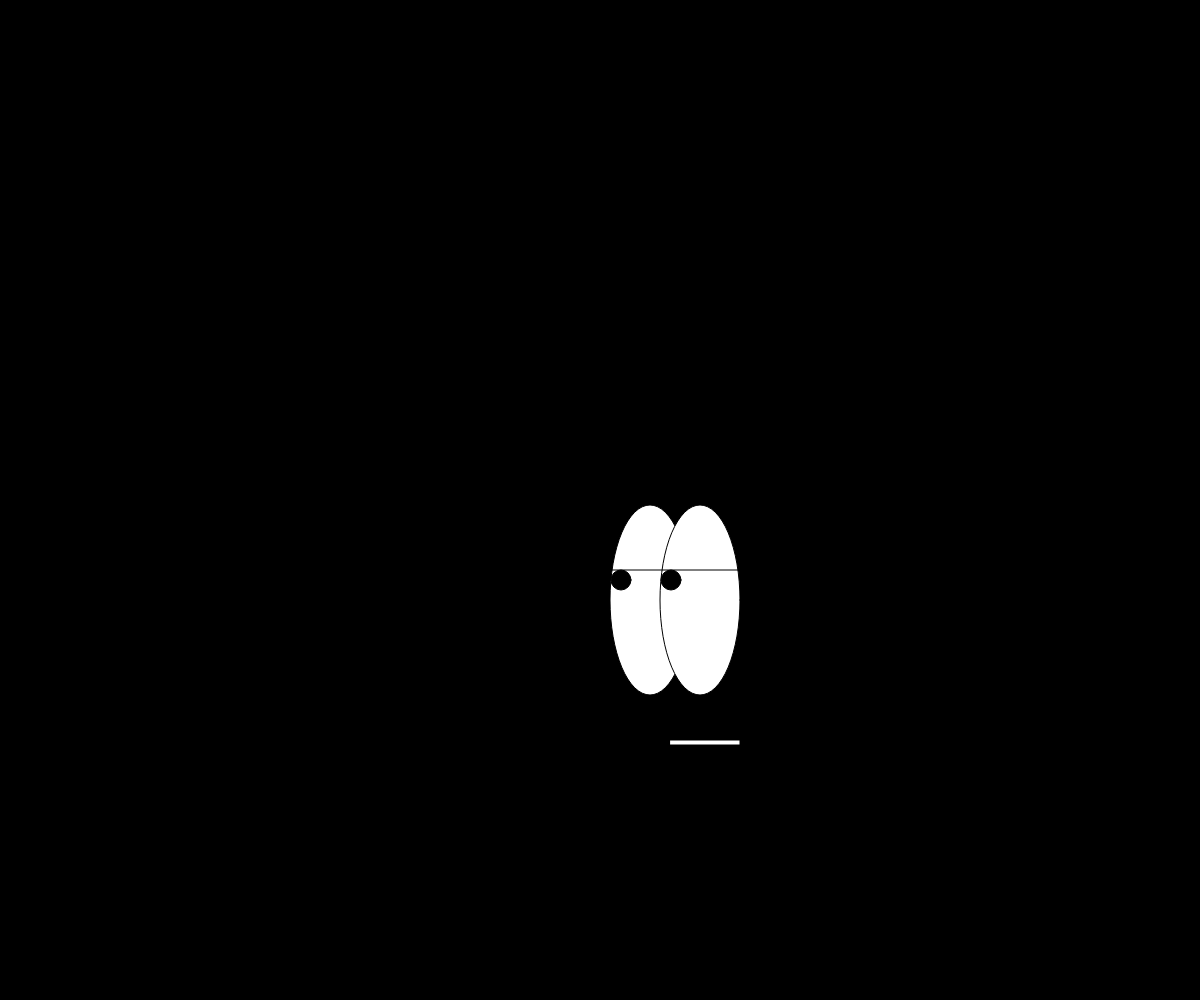
Frame 1 (no input)
Frame 60 (no input): identical to frame 1, image omitted
Frame 120 (the mouse pressed at the canvas centre since frame 60): identical to frame 1, image omitted

The p5.js sketch that drew this single still picture (run headless with seeded random() and noise() and a simulated clock; from frame 60 on, the mouse is pressed at the canvas centre):

// p5.js sketch
// ── sketch.js
function setup(){

    createCanvas(windowWidth, windowHeight);
    background(0);
    translate(width/2,height/2);

    //eyes
    ellipse(50,100,80,190);
    ellipse(100,100,80,190);

    //eyelids
    line(12,70,138,70);

    //eyeballs
    fill(0);
    circle(21,80,20);
    circle(71,80,20);

    //mouth
    fill(255);
    rect(70,240,70,5);


}

function draw(){

}
